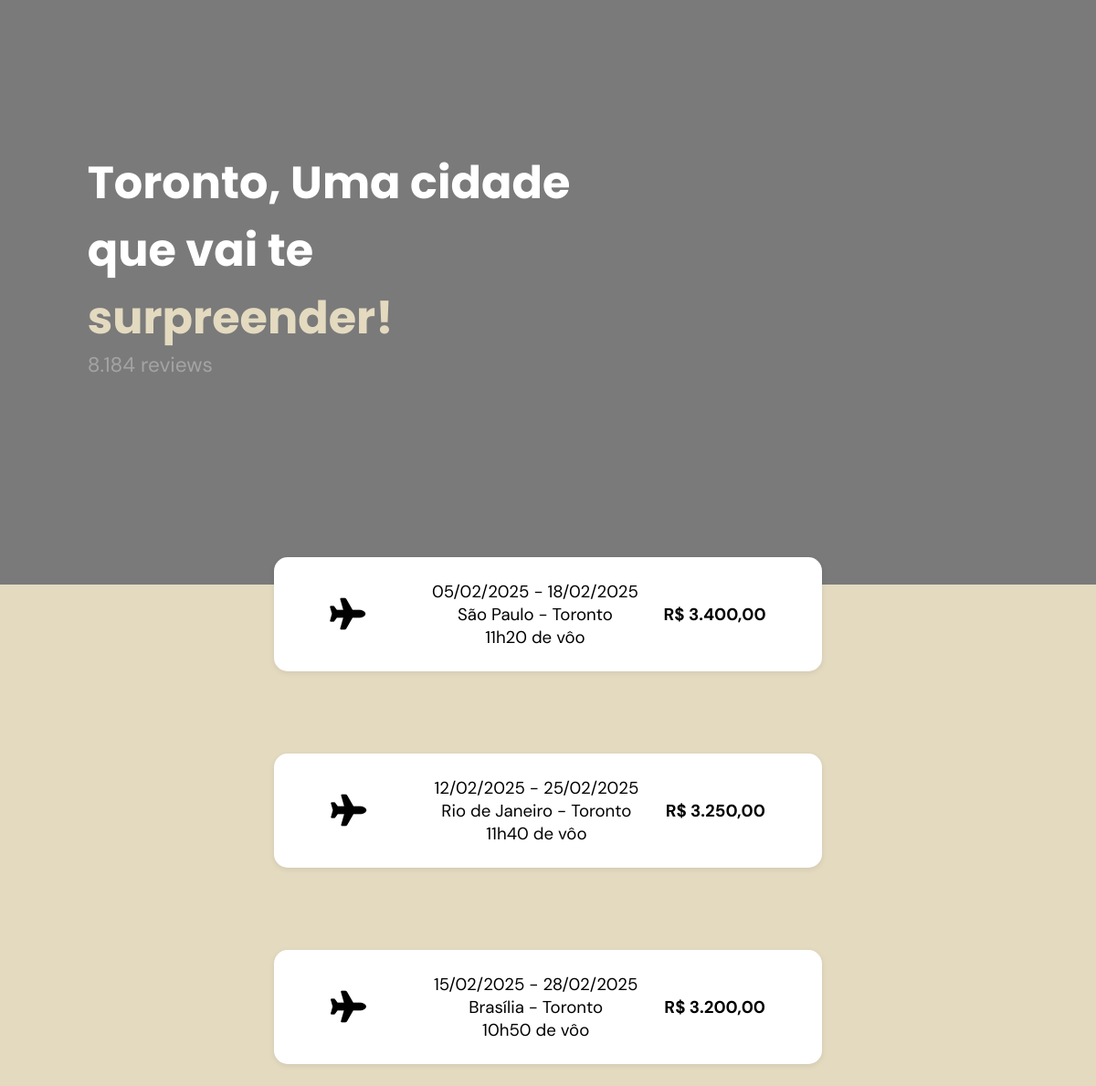
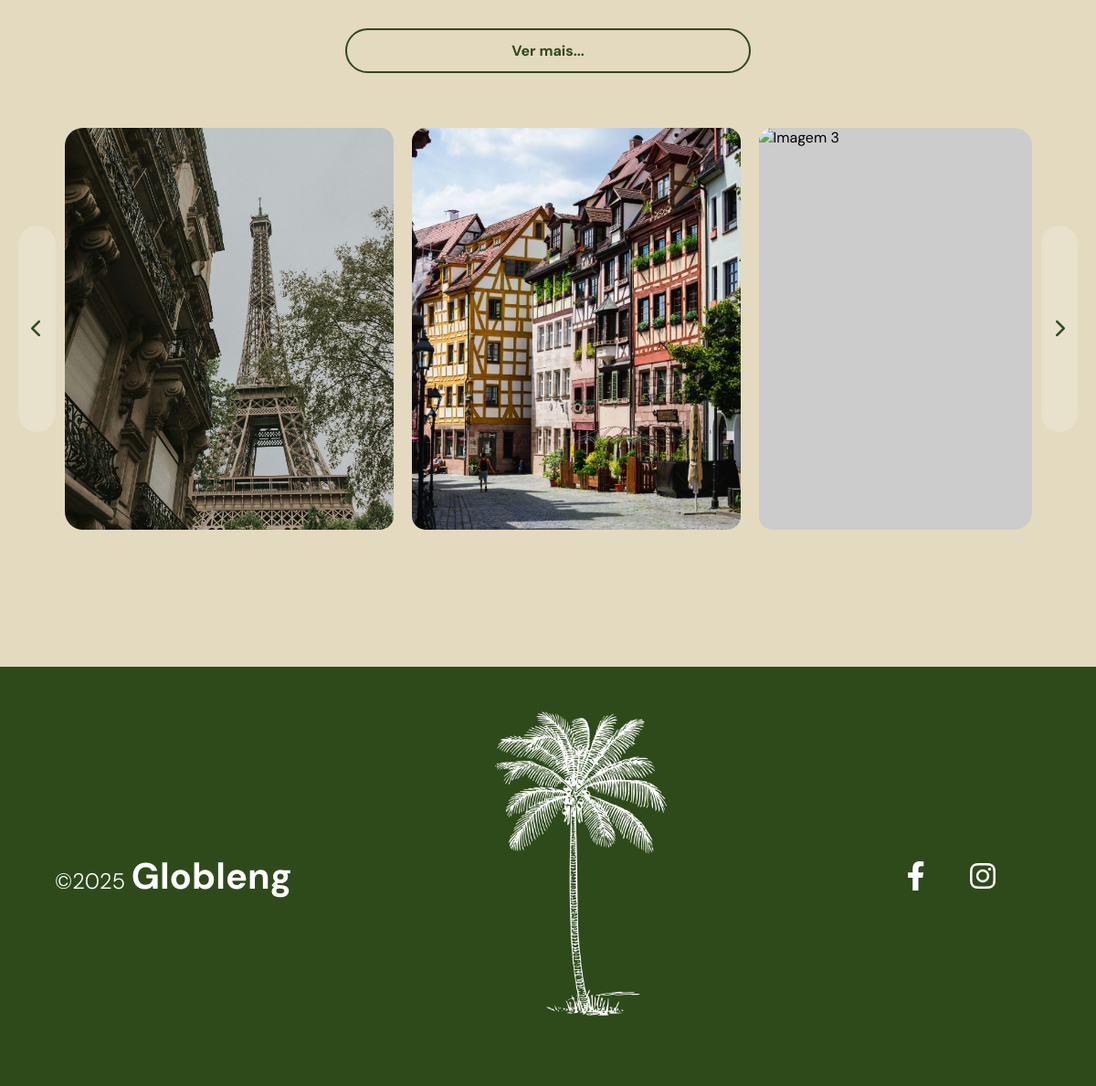
Page /cidade.php?nome=toronto on the committed database (2 pictures, top to bottom).
### tables this page shows
CREATE TABLE `cidades` (
  `id` int(11) NOT NULL,
  `nome` varchar(100) NOT NULL,
  `pais` varchar(100) NOT NULL,
  `reviews` int(11) NOT NULL
);

CREATE TABLE `passagens` (
  `id` int(11) NOT NULL,
  `cidade_origem_id` int(11) NOT NULL,
  `cidade_destino_id` int(11) NOT NULL,
  `duracao_voo` time NOT NULL,
  `check_in` date NOT NULL,
  `check_out` date DEFAULT NULL,
  `preco` decimal(10,2) NOT NULL,
  `data_criacao` timestamp NOT NULL DEFAULT current_timestamp()
);

### config/Database.php (called while the page is built, shortened)
<?php
final class Database {
    private $host = "localhost";
    private $username = "root";
    private $password = "";
    private $dbname = "globleng_db";
    public function __construct() {
        $this->connection = new mysqli($this->host, $this->username, $this->password, $this->dbname);
    }
}
?>

### models/CidadeModel.php (called while the page is built)
<?php
require_once __DIR__ . "/../config/Database.php";
final class CidadeModel
{
    private $connection;
    function __construct()
    {
        $database = new Database();
        $this->connection = $database->connection;
    }
    function getReviewsPorCidade($cidade)
    {
        $id_cidade = $this->getIdCidadePorNome($cidade);
        $stmt = $this->connection->prepare("SELECT reviews FROM cidades WHERE nome = ?");
        $stmt->bind_param("s", $cidade);
        $stmt->execute();
        $result = $stmt->get_result();
        $reviews = $result->fetch_assoc();
        return $reviews['reviews'];
    }
    function getIdCidadePorNome($nome)
    {
        $stmt = $this->connection->prepare("SELECT id FROM cidades WHERE nome = ?");
        $stmt->bind_param("s", $nome);
        $stmt->execute();
        $result = $stmt->get_result();
        $cidade = $result->fetch_assoc();
        return $cidade['id'];
    }
}

### views/CidadeView.php (called while the page is built)
<?php
require_once __DIR__ . '/../controllers/CidadeController.php';
final class CidadeView
{
    private $cidadeController;
    function __construct()
    {
        $this->cidadeController = new CidadeController();
    }
    function getReviewsPorCidade($cidade) {
        return $this->cidadeController->getReviewsPorCidade($cidade);
    }
    function getIdCidadePorNome($nome)
    {
        return $this->cidadeController->getIdCidadePorNome($nome);
    }
}
?>

### controllers/CidadeController.php (called while the page is built)
<?php
require_once "../models/CidadeModel.php";
final class CidadeController
{
    private $cidadeModel;
    function __construct()
    {
        $this->cidadeModel = new CidadeModel();
    }
    function getReviewsPorCidade($cidade)
    {
        $reviews = $this->cidadeModel->getReviewsPorCidade($cidade);
        return number_format(floor($reviews), 0 , "", ".");
    }
    function getIdCidadePorNome($nome)
    {
        return $this->cidadeModel->getIdCidadePorNome($nome);
    }
}

### models/PassagemModel.php (called while the page is built, shortened)
<?php
require_once __DIR__ . '/../config/Database.php';
require_once '../views/CidadeView.php';
final class PassagemModel
{
    private $connection;
    private $cidadeView;
    function __construct()
    {
        $database = new Database();
        $this->connection = $database->connection;
        $this->cidadeView = new CidadeView();
    }
    function listarPassagensPorDestino($destino)
    {
        $id_cidade_destino = $this->getIdCidadePorNome($destino);
        $query = "SELECT p.check_in, p.check_out, origem.nome AS cidade_origem, p.preco, p.duracao_voo FROM passagens p
        LEFT JOIN cidades origem ON p.cidade_origem_id = origem.id
        LEFT JOIN cidades destino ON p.cidade_destino_id = destino.id
        WHERE destino.id = ?";
        $stmt = $this->connection->prepare($query);
        $stmt->bind_param("s", $id_cidade_destino);
        $stmt->execute();
        $result = $stmt->get_result();
        $passagens = $result->fetch_all(MYSQLI_ASSOC);
        return $passagens;
    }
    private function getIdCidadePorNome($nome) {
        return $this->cidadeView->getIdCidadePorNome($nome);
    }
}

### controllers/PassagemController.php (called while the page is built, shortened)
<?php
require_once __DIR__ . '/../models/PassagemModel.php';
final class PassagemController
{
    private PassagemModel $passagemModel;
    function __construct()
    {
        $this->passagemModel = new PassagemModel();
    }
    function listarPassagensPorDestino($destino)
    {
        return $this->passagemModel->listarPassagensPorDestino($destino);
    }
}
?>

### views/PassagemView.php (the view, shortened to what this page needs)
<?php
require_once __DIR__ . '/../controllers/PassagemController.php';
final class PassagemView
{
    private PassagemController $passagemController;
    function __construct()
    {
        $this->passagemController = new PassagemController();
    }
    function listarPassagensPorDestino($destino)
    {
        $passagens = $this->passagemController->listarPassagensPorDestino($destino);
        $count = 0;
        foreach ($passagens as $passagem) {
            $count++;
            $duracao_em_horas_e_minutos = str_replace(":", "h", substr($passagem['duracao_voo'], 0, 5));
            $check_in_date = new DateTime($passagem['check_in']);
            $check_out_date = new DateTime($passagem['check_out']);
            if ($count > 3) {
                echo "<li class=\"pass oculto\">";
            } else {
                echo "<li class=\"pass\">";
            }
            echo "<i class=\"fa-solid fa-plane\"></i>";
            echo "<div class=\"pass-info\">";
            echo "<p>" . htmlspecialchars($check_in_date->format('d/m/Y')) . " - " . htmlspecialchars($check_out_date->format('d/m/Y')) . "</p>";
            echo "<p>" . htmlspecialchars($passagem['cidade_origem']) . " - " . htmlspecialchars($destino) . "</p>";
            echo "<p>" . htmlspecialchars($duracao_em_horas_e_minutos) . " de vôo</p>";
            echo "</div>";
            echo "<p class=\"pass-price\"><span class=\"fi fi-br\"></span>R$ " . number_format($passagem['preco'], 2, ',', '.') . "</p>";
            echo "</li>";
        }
    }
}
?>

### public/cidade.php (shortened to what this page needs)
<?php
require_once '../views/PassagemView.php';
require_once '../views/CidadeView.php';
$passagemView = new PassagemView();
$cidadeView = new CidadeView();
$nome_cidade = $_GET['nome'];
$nome_video_cidade = iconv('UTF-8', 'ASCII//TRANSLIT', $nome_cidade);
$nome_video_cidade = preg_replace('/[^A-Za-z0-9\s\-]/', '', $nome_video_cidade);
$url_video = "../assets/videos/" . $nome_video_cidade . ".mp4";
$nome_cidade = ucfirst($nome_cidade);
$reviews = $cidadeView->getReviewsPorCidade($nome_cidade);
?>
<!DOCTYPE html>
<html lang="pt-br">
<head>
  <link
    rel="stylesheet"
    href="https://cdnjs.cloudflare.com/ajax/libs/font-awesome/6.4.0/css/all.min.css" />
  <link
    rel="stylesheet"
    href="https://cdn.jsdelivr.net/gh/lipis/flag-icons@7.3.2/css/flag-icons.min.css" />
  <link rel="stylesheet" href="../assets/css/cidade.css">
  <link rel="stylesheet" href="../assets/css/carousel.css">
  <link rel="stylesheet" href="../assets/css/footer.css">
</head>
<body>
  <main>
    <div class="video-container">
      <h1 class="video-title"><?php echo htmlspecialchars($nome_cidade) ?>, Uma cidade<br> que vai te <br><span>surpreender!</span>
        <p><?php echo htmlspecialchars($reviews) ?> reviews</p>
      </h1>
      <video autoplay muted loop>
        <source src="<?php echo htmlspecialchars($url_video) ?>" type="video/mp4">
      </video>
    </div>
    <ul id="list" class="passes">
      <?php
      $passagemView->listarPassagensPorDestino($nome_cidade);
      ?>
    </ul>
    <div class="btn-ver-mais-wrapper">
      <button class="btn-ver-mais">Ver mais...</button>
    </div>
    <section class="carousel-section">
      <button class="carousel-btn left">
        <i class="fa fa-chevron-left"></i>
      </button>
      <div class="carousel-container">
        <div class="carousel-track">
          <img src="../assets/imgs/carrossel/franca-carrossel.jpg" alt="Imagem 1" />
          <img src="../assets/imgs/carrossel/alemanha-carrossel.jpg" alt="Imagem 2" />
          <img src="../assets/imgs/carrossel/india-carrossel.jpg" alt="Imagem 3" />
        </div>
      </div>
      <button class="carousel-btn right">
        <i class="fa fa-chevron-right"></i>
      </button>
    </section>
  </main>
  <?php include_once '../includes/partials/footer.php'; ?>
</body>
</html>

### includes/partials/footer.php
<footer class="globleng-footer">
    <div class="footer-left">
        <p>©2025 <strong>Globleng</strong></p>
    </div>
    <div class="footer-center">
        <img src="../assets/imgs/logo-footer.png" alt="Palmeira" />
    </div>
    <div class="footer-right">
        <a href="#"><i class="fab fa-facebook-f"></i></a>
        <a href="#"><i class="fab fa-instagram"></i></a>
    </div>
</footer>

### assets/css/cidade.css (style rules this page uses)
body { background-color: var(--bg); }
.video-container { position: relative; width: 100%; height: 80vh; overflow: hidden; }
.video-container video { width: 100%; height: 100%; object-fit: cover; position: absolute; top: 0; left: 0; z-index: -1; background-color: #ccc; filter: brightness(0.6); }
.video-title { font-family: "Poppins", sans-serif; font-size: 37pt; position: absolute; top: 45%; left: 30%; transform: translate(-50%, -50%); color: var(--white); }
.video-title span { font-family: "Poppins", sans-serif; color: var(--bg); }
.video-title p { color: #a4a4a4; font-weight: 400; font-size: 17pt; }
.passes { width: 100%; position: relative; bottom: 30px; display: flex; flex-direction: column; align-items: center; }
.pass { width: 50%; display: flex; justify-content: space-around; align-items: center; padding: 25px 50px; background-color: var(--white); border-radius: 15px; cursor: pointer; margin-top: 90px; box-shadow: 0 2px 6px rgba(0, 0, 0, 0.08); transition: all 0.3s ease; }
.pass i { font-size: 26pt; }
.pass .pass-info { margin-left: 50px; font-size: 14pt; text-align: center; }
.pass .pass-price { font-size: 14pt; font-weight: bold; }
.pass:nth-child(1) { margin-top: 0px; }
.btn-ver-mais-wrapper { display: flex; justify-content: center; margin-top: 25px; }
.btn-ver-mais { background-color: transparent; border: 2px solid var(--green); color: var(--green); padding: 12px 15%; border-radius: 30px; font-size: 16px; font-weight: bold; cursor: pointer; transition: background-color 0.3s ease, color 0.3s ease; }

### assets/css/carousel.css (style rules this page uses)
.carousel-section { display: flex; align-items: center; justify-content: center; gap: 10px; margin: 60px auto; width: 100%; max-width: 1400px; height: 20%; position: relative; padding: 0 20px; margin-bottom: 150px; }
.carousel-container { overflow: hidden; border-radius: 20px; width: 1100px; }
.carousel-track { display: flex; transition: transform 0.5s ease-in-out; }
.carousel-track img { width: 360px; height: 440px; object-fit: cover; border-radius: 15px; margin-right: 20px; flex-shrink: 0; cursor: pointer; background-color: #ccc; }
.carousel-btn { background-color: rgba(255, 255, 255, 0.2); backdrop-filter: blur(6px); border: none; padding: 100px 14px; font-size: 20px; cursor: pointer; border-radius: 50px; color: var(--green); transition: background-color 0.3s ease; z-index: 5; }

### assets/css/footer.css (style rules this page uses)
.globleng-footer { background-color: var(--green); color: white; display: flex; justify-content: space-between; align-items: center; padding: 30px 60px; font-size: 26pt; }
.footer-left p { font-size: 18pt; font-weight: 300; }
.footer-left strong { font-size: 30pt; font-weight: bold; }
.footer-center img { margin: 10% 0px 10% 0px ; height: 350px; }
.footer-right { margin-right: 50px; }
.footer-right a { color: white; font-size: 24pt; margin-left: 40px; transition: color 0.3s; }

### assets/css/variables.css (style rules this page uses)
* { margin: 0; padding: 0; box-sizing: border-box; font-family: "DM Sans", sans-serif; }
:root { --bg: #e3dac0; --brown: #442202; --white: #ffffff; --green: #2e4a1a; --dark-green: #243a15; }

### rows in the picture
cidades: reviews "8.184"
passagens: check_in "05/02/2025", check_out "18/02/2025", cidade_origem.nome "São Paulo", duracao_voo "11h20", preco "3.400,00"
passagens: check_in "12/02/2025", check_out "25/02/2025", cidade_origem.nome "Rio de Janeiro", duracao_voo "11h40", preco "3.250,00"
passagens: check_in "15/02/2025", check_out "28/02/2025", cidade_origem.nome "Brasília", duracao_voo "10h50", preco "3.200,00"

### other values in the picture
$nome_cidade "Toronto"
